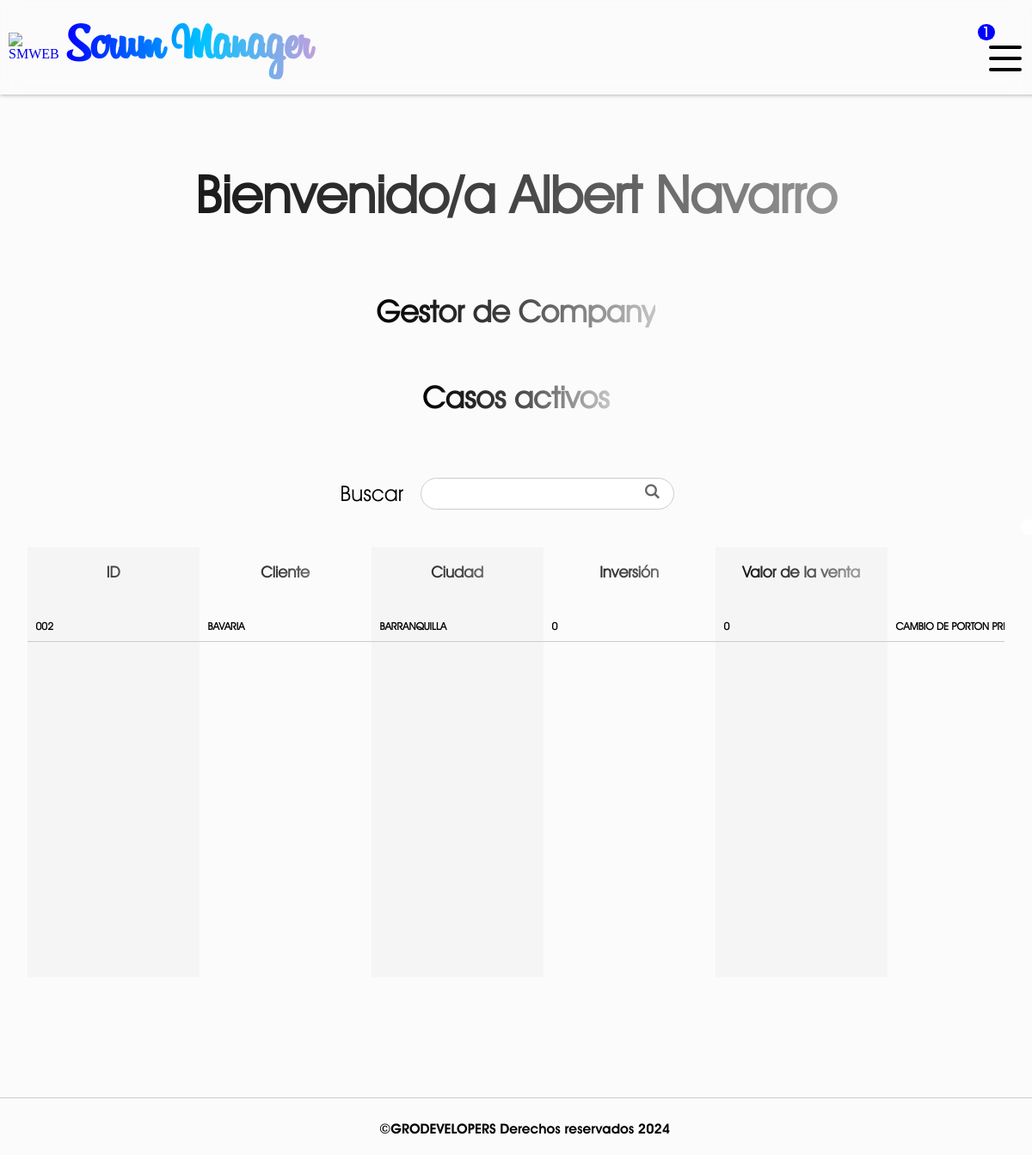
/ (signed in), run on the app's committed database.
### SMWEB/models.py (models this page shows, shortened)
class CustomUser(AbstractUser):
    rol = models.CharField(max_length=60, null=False)
    company = models.ForeignKey(Company, on_delete=models.CASCADE, null=True)
    class Meta:
        verbose_name = 'Usuario'
        verbose_name_plural = 'Usuarios'

class Company(models.Model):
    name = models.CharField(verbose_name="Empresa", max_length=255, null=False)
    status = models.BooleanField(verbose_name="¿Activo?", default= True)
    users_limit = models.IntegerField(verbose_name="Limite de usuarios", default=10)
    created_at = models.DateField(verbose_name="Creada el", auto_now_add=True)
    class Meta:
        verbose_name = 'Empresa'
        verbose_name_plural = 'Empresas'
    def __str__(self):
        return self.name

class WorkOrder(models.Model):
    order_id = models.CharField(verbose_name="Número de caso", max_length=255, primary_key = True)
    client = models.CharField(verbose_name="Cliente", max_length=255, null=False, default="")
    city = models.CharField(verbose_name="Ciudad", max_length=255, null=False)
    invesment = models.DecimalField(verbose_name="Inversión", max_digits=20, decimal_places=2, null= True)
    sales_value = models.DecimalField(verbose_name="Valor de venta", max_digits=20, decimal_places=2, null= True)
    service_description = models.TextField(verbose_name="Descripción del servicio")
    remarks = models.TextField("Observaciones del caso", null= True)
    in_charge = models.CharField(verbose_name="Encargado", max_length=255, null=False, default="")
    assigned_by = models.CharField(verbose_name="Asignado por", max_length=255, null= False, default="")
    status = models.CharField(verbose_name="Estado", max_length=50, null= False, default="Activo")
    created_at = models.DateField(verbose_name="Asignado el", auto_now_add=True)
    company = models.CharField(verbose_name="Empresa", max_length=255, null=False, default="")
    class Meta:
        verbose_name = 'Orden de trabajo'
        verbose_name_plural = 'Ordenes de trabajo'

### SMWEB/views.py (the view, shortened to what this page needs)
# urls.py: path('', views.inicio, name='inicio'),
def inicio(request):
    if request.user.is_authenticated:
        user_rol = request.user.rol
        user_company = request.user.company_id
        if request.user.is_staff:
            return render(request, 'index.html')
        if user_rol == 'gerente':
            if request.method == 'POST':
                    search = request.POST['search']
                    if search == '':
                        return redirect('inicio')
                    orders = WorkOrder.objects.filter(Q(company = user_company) &
                                                      Q(order_id__icontains= search) |
                                                      Q(in_charge__icontains= search) |
                                                      Q(city__icontains = search) |
                                                      Q(client__icontains = search) |
                                                      Q(status__icontains = search)).order_by('-order_id')
                    if orders:
                        formatted_invesment = []
                        formatted_sales = []
                        for order in orders:
                            if order.invesment is not None:
                                invesment = format_amount(order.invesment)
                                formatted_invesment.append(invesment)
                            else:
                                formatted_invesment.append(0)
                            if order.sales_value is not None:
                                sales = format_amount(order.sales_value)
                                formatted_sales.append(sales)
                            else:
                                formatted_sales.append(0)
                        return render(request, 'index.html',{
                        'orders': orders,
                        'formatted_invesment': formatted_invesment,
                        'formatted_sales': formatted_sales
                        })
                    messages.warning(request, 'No hay resultados para tu búsqueda')
                    return redirect('inicio')
            orders = WorkOrder.objects.filter(company = user_company).order_by('-order_id')
            formatted_invesment = []
            formatted_sales = []
            for order in orders:
                if order.invesment is not None:
                    invesment = format_amount(order.invesment)
                    formatted_invesment.append(invesment)
                else:
                    formatted_invesment.append(0)
                if order.sales_value is not None:
                    sales = format_amount(order.sales_value)
                    formatted_sales.append(sales)
                else:
                    formatted_sales.append(0)
            return render(request, 'index.html',{
            'orders': orders,
            'formatted_invesment': formatted_invesment,
            'formatted_sales': formatted_sales
        })
        elif user_rol == 'gestor':
            first_name = request.user.first_name
            orders = WorkOrder.objects.filter(in_charge = first_name.upper()).filter(company = user_company).order_by('-order_id')
            formatted_invesment = []
            formatted_sales = []
            for order in orders:
                if order.invesment is not None:
                    invesment = format_amount(order.invesment)
                    formatted_invesment.append(invesment)
                else:
                    formatted_invesment.append(0)
                if order.sales_value is not None:
                    sales = format_amount(order.sales_value)
                    formatted_sales.append(sales)
                else:
                    formatted_sales.append(0)
            return render(request, 'index.html',{
            'orders': orders,
            'formatted_invesment': formatted_invesment,
            'formatted_sales': formatted_sales
        })
        elif user_rol == 'recursos humanos':
            pass
        elif user_rol == 'financiero':
            pass
        elif user_rol == 'compras':
            pass
    return render(request, 'index.html')

### SMWEB/context_processors.py (called while the page is built)
def get_rejected_payments(request):
    if request.user.is_authenticated:
        company_id = request.user.company_id
        first_name = request.user.first_name
        rejected_payments = PaymentRejected.objects.filter(company = company_id).filter(in_charge = first_name.upper()).count()
        return {
            'rejected_payments': rejected_payments
        }
    return {
        'rejected_payments': False
        }

def get_payments(request):
    if request.user.is_authenticated:
        company_id = request.user.company_id
        payments = OrderPayment.objects.filter(company = company_id).count()
        return {
            'received_payments': payments
        }
    return {
        'received_payments': False
        }

def get_affiliations(request):
    if request.user.is_authenticated:
        company_id = request.user.company_id
        affiliations = Affiliation.objects.filter(company = company_id).count()
        return {
            'received_affiliations': affiliations
        }
    return {
        'received_affiliations': False
        }

def get_rejected_affiliations(request):
    if request.user.is_authenticated:
        company_id = request.user.company_id
        first_name = request.user.first_name
        rejected_affiliation = RejectedAffiliation.objects.filter(company = company_id).filter(in_charge = first_name.upper()).count()
        return {
            'rejected_affiliations': rejected_affiliation
        }
    return {
        'rejected_affiliations': False
        }

### SMWEB/templates/index.html (shortened to what this page needs)
{% extends "layout.html" %}
{% load static %}
{% block content %}
    {% if user.is_authenticated %}
        <h1 id="title" >Bienvenido/a {{user.first_name|capfirst}} {{user.last_name|capfirst}}</h1>
        {% if orders %}
            <h2 id="subtitle" class="subtitle_index">{{user.rol|capfirst}} de {{user.company}}</h2>
            <h2 id="subtitle" class="subtitle_index">Casos activos</h2>
            <form action="" method="post" class="search_engine">
                <label for="search">Buscar</label>
                <input type="text" name="search">
                <input type="submit" class="symbol_search" value="L">
            </form>
            <section id="orders">
                <div class="orders__column orders__column--id">
                    <h3 class="column__title-orders">ID</h3>
                    {% for order in orders %}
                        <div class="orders__element orders__element-id"><a href="{% url 'update-order' order.order_id %}">{{order.order_id}}</a></div>
                    {% endfor %}
                </div>
                <div class="orders__column orders__column--client">
                    <h3 class="column__title-orders">Cliente</h3>
                    {% for order in orders %}
                        <div class="orders__element orders__element-client">{{order.client}}</div>
                    {% endfor %}
                </div>
                <div class="orders__column orders__column--city">
                    <h3 class="column__title-orders">Ciudad</h3>
                    {% for order in orders %}
                        <div class="orders__element orders__element-city">{{order.city}}</div>
                    {% endfor %}
                </div>
                <div class="orders__column orders__column--invesment">
                    <h3 class="column__title-orders">Inversión</h3>
                    {% for invesment in formatted_invesment %}
                        <div class="orders__element orders__element-invesment">{{invesment}}</div>
                    {% endfor %}
                </div>
                <div class="orders__column orders__column--sales_value">
                    <h3 class="column__title-orders">Valor de la venta</h3>
                    {% for sales in formatted_sales %}
                        <div class="orders__element orders__element-sales_value">{{sales}}</div>
                    {% endfor %}
                </div>
                <div class="orders__column orders__column--service_description">
                    <h3 class="column__title-orders">Descripción</h3>
                    {% for order in orders %}
                        <div class="orders__element orders__element-service_description">{{order.service_description}}</div>
                    {% endfor %}
                </div>
            </section>
        {% elif user.rol == 'recursos humanos' %}
            <h2 id="subtitle" class="subtitle_index">{{user.rol|capfirst}} de {{user.company}}</h2>
        {% elif user.rol == 'financiero' %}
        <h2 id="subtitle" class="subtitle_index">{{user.rol|capfirst}} de {{user.company}}</h2>
        {% elif user.is_staff %}
            <h2 id="subtitle" class="subtitle_index">Administrador de Scrum Manager Web</h2>
        {% else %}
            <h1 id="title" >No existen casos</h1>
        {% endif %}
    {% endif %}
{% endblock %}

### SMWEB/static/css/styles.css (style rules this page uses)
:root { --title-font: 'Billabong'; --normal-font: 'Avant gardent light'; --menu-font: 'Avant gardent bold'; --symbol-font: 'Symbol'; }
* { text-decoration: none; }
body { background-color: #FBFBFB; margin: 0px; }
#content > #title { text-align: center; width: 100%; }
#title { font-family: var(--normal-font); font-size: 60px; background: linear-gradient(90deg, black, rgb(69, 69, 69), rgb(197, 197, 197)); -webkit-background-clip: text; -webkit-text-fill-color: transparent; }
#subtitle { font-family: var(--normal-font); font-size: 35px; background: linear-gradient(90deg, black, rgb(69, 69, 69), rgb(197, 197, 197)); -webkit-background-clip: text; -webkit-text-fill-color: transparent; text-align: center; }
.search_engine { width: 80%; height: 125px; display: flex; justify-content: center; align-items: center; position: relative; }
.search_engine label { font-family: var(--normal-font); font-size: 25px; }
.search_engine input[type="text"] { flex-basis: 30%; height: 20%; border-radius: 999px; outline: none; border: 1px solid #ccc; margin: 0px 20px; line-height: 15px; padding: 5px 15px; padding-right: 0px; font-family: var(--normal-font); font-size: 17px; transition: all 300ms; }
.search_engine input[type="submit"] { background-color: transparent; border: none; padding: 0px; cursor: pointer; color: #666; font-family: var(--symbol-font); font-size: 17px; font-weight: lighter; position: absolute; top: 40%; right: 32%; transition: all 300ms; }
#orders, #payments, #affiliations { width: 98%; height: 500px; justify-content: space-around; align-items:stretch; overflow-y: scroll; display: flex; flex-direction: row; flex-wrap: nowrap; }
.orders__column, .payments__column, .affiliations__column { min-width: 200px; }
.orders__column--service_description, .orders__column--remarks { min-width: 900px; }
.column__title-orders, .column__title { text-align: center; font-family: var(--normal-font); font-size: 18px; background: linear-gradient(90deg, black, rgb(69, 69, 69), rgb(197, 197, 197)); -webkit-background-clip: text; -webkit-text-fill-color: transparent; margin-bottom: 35px; }
.orders__element, .payments__element, .affiliations__element { font-family: var(--normal-font); font-size: 12px; font-weight: bold; border-bottom: 1px solid #ccc; padding: 10px 10px; transition: all 450ms; }
.orders__element-id > a, .payments__element-id > a, .affiliations__element-full_name > a, .users__element-firstname > a { color: black; transition: all 450ms; }
.orders__column--id, .payments__column--id, .orders__column--created_at, .orders__column--finished_at, .orders__column--deleted_at, .orders__column--city, .payments__column--city, .orders__column--sales_value, .payments__column--sales_value, .orders__column--remarks, .payments__column--in_charge, .orders__column--assigned_by, .payments__column--account_owner, .payments__column--account_number, .payments__column--amount, .payments__column--made_by, .payments__column--rejected_at, .affiliations__column--full_name, .affiliations__column--client, .affiliations__column--affiliation_cost, .affiliations__column--since, .affiliations__column--company, .affiliations__column--created_by, .affiliations__column--rejected_by, .affiliations__column--approved_by, .orders__column--invoiced_at, .orders__column--invoice_id { background-color: #f0f0f084; }

### data on the page
CustomUser: first_name "Albert", last_name "Navarro", rol "Gestor", company "Company"
WorkOrder: order_id "002", client "BAVARIA", city "BARRANQUILLA", service_description "CAMBIO DE PORTON…"

### other printed values
{{ notifies }} "1"
{{ invesment }} "0"
{{ sales }} "0"
